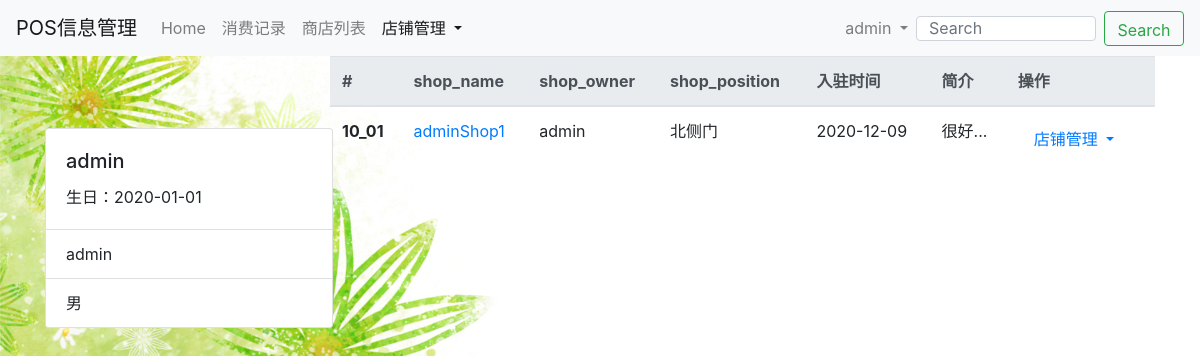
/store/myShopList/ (signed in), run on an earlier commit of the app's database.
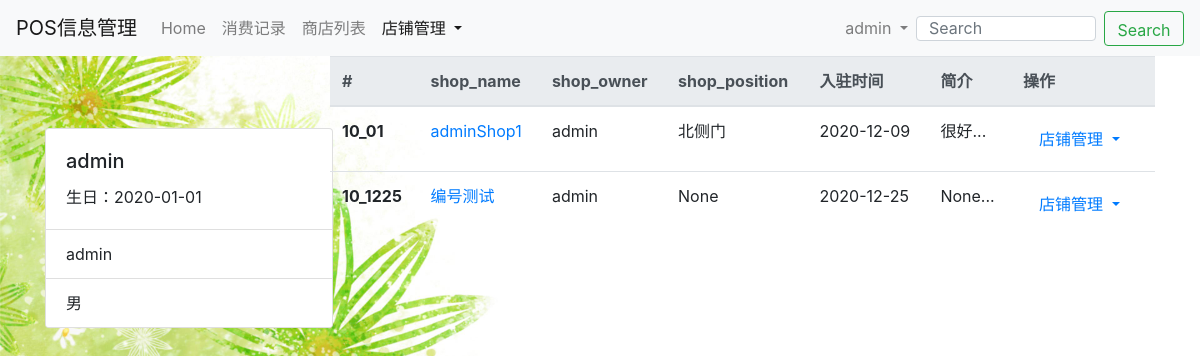
And on a later commit of the database.
### store/models.py (models this page shows)
class Shop(models.Model):
    shop_id = models.CharField(max_length=12, null=True)  # 商店编号————为一个用户开多个店铺做准备
    shop_name = models.CharField(max_length=32, null=True)
    shop_owner = models.ForeignKey(User, null=True, on_delete=models.CASCADE)
    shop_position = models.CharField(max_length=32, null=True)
    phone_number = models.CharField(max_length=11, null=True)
    contends = models.TextField(null=True)
    create_time = models.DateTimeField(auto_now_add=True)
    last_update = models.DateTimeField(auto_now=True)
    is_active = models.BooleanField(default=True)

### store/views.py (the view)
# urls.py: path('myShopList/', views.myshopList, name='myShopList'),
def myshopList(request):
    try:
        user = request.user
    except:
        return render(request, 'user/login.html', {'massage': '用户未登录！'})
    my_shop_list = Shop.objects.filter(shop_owner=user)
    context = {}
    context['my_shop_list'] = my_shop_list
    return render(request, 'store/myShopList.html', context)

### user/models.py (called while the page is built)
def get_Profile(self):
    if Profile.objects.filter(user=self).exists():
        profile = Profile.objects.get(user=self)
        return profile
    else:
        return ''

### store/templates/store/myShopList.html (shortened to what this page needs)
{% extends 'base.html' %}
{% block shop_active %}active{% endblock %}
{% block bodyBack %}
<body background="/media/back2.jpeg" style="background-repeat:no-repeat ;background-size:100%,100%; background-attachment: fixed;">
{% endblock %}
{% block content %}
    <div class="container">
        <div class="row">
            <div class="col-md-3">
                <br>
                <br>
                <br>
                <div class="card" style="width: 18rem;">
                  <div class="card-body">
                    <h5 class="card-title">{{ user.username }}</h5>
                    <p class="card-text">生日：{{ user.profile.birth|date:"Y-m-d" }}</p>
                  </div>
                  <ul class="list-group list-group-flush">
                    <li class="list-group-item">{{ user.Profile.real_name }}</li>
                    <li class="list-group-item">{{ user.profile.sex }}</li>
                  </ul>
                </div>
            </div>
            <div class="col-md-9">
                <table class="table">
                    <thead class="thead-light">
                      <tr>
                        <th scope="col">#</th>
                        <th scope="col">shop_name</th>
                        <th scope="col">shop_owner</th>
                        <th scope="col">shop_position</th>
                        <th scope="col">入驻时间</th>
                        <th scope="col">简介</th>
                        <th scope="col">操作</th>
                      </tr>
                    </thead>
                    <tbody>
                        {% for shop in my_shop_list %}
                            {% if shop.is_active %}
                                <tr>
                                    <th scope="row">{{ shop.shop_id }}</th>
                                    <td>
                                        <a href="{% url 'shop_info' shop.pk %}">
                                            {{ shop.shop_name }}
                                        </a>
                                    </td>
                                    <td>{{ shop.shop_owner }}</td>
                                    <td>{{ shop.shop_position }}</td>
                                    <td>{{ shop.create_time|date:"Y-m-d" }}</td>
                                    <td>{{ shop.contends|truncatechars:"5" }}...</td>
                                    <td>
                                            <a class="nav-link dropdown-toggle" href="#" id="navbarDropdown" role="button" data-toggle="dropdown" aria-haspopup="true" aria-expanded="false">
                                              店铺管理
                                            </a>
                                    </td>
                                </tr>
                            {% endif %}
                        {% empty %}
                            <p>没有数据哦~</p>
                        {% endfor %}
                    </tbody>
                </table>
            </div>
        </div>
    </div>
{% endblock %}

What changed in the data, as far as the page shows it:
added Shop: shop_id "10_1225", shop_name "编号测试", shop_owner "admin", shop_position "None", create_time "2020-12-25", contends "None"
